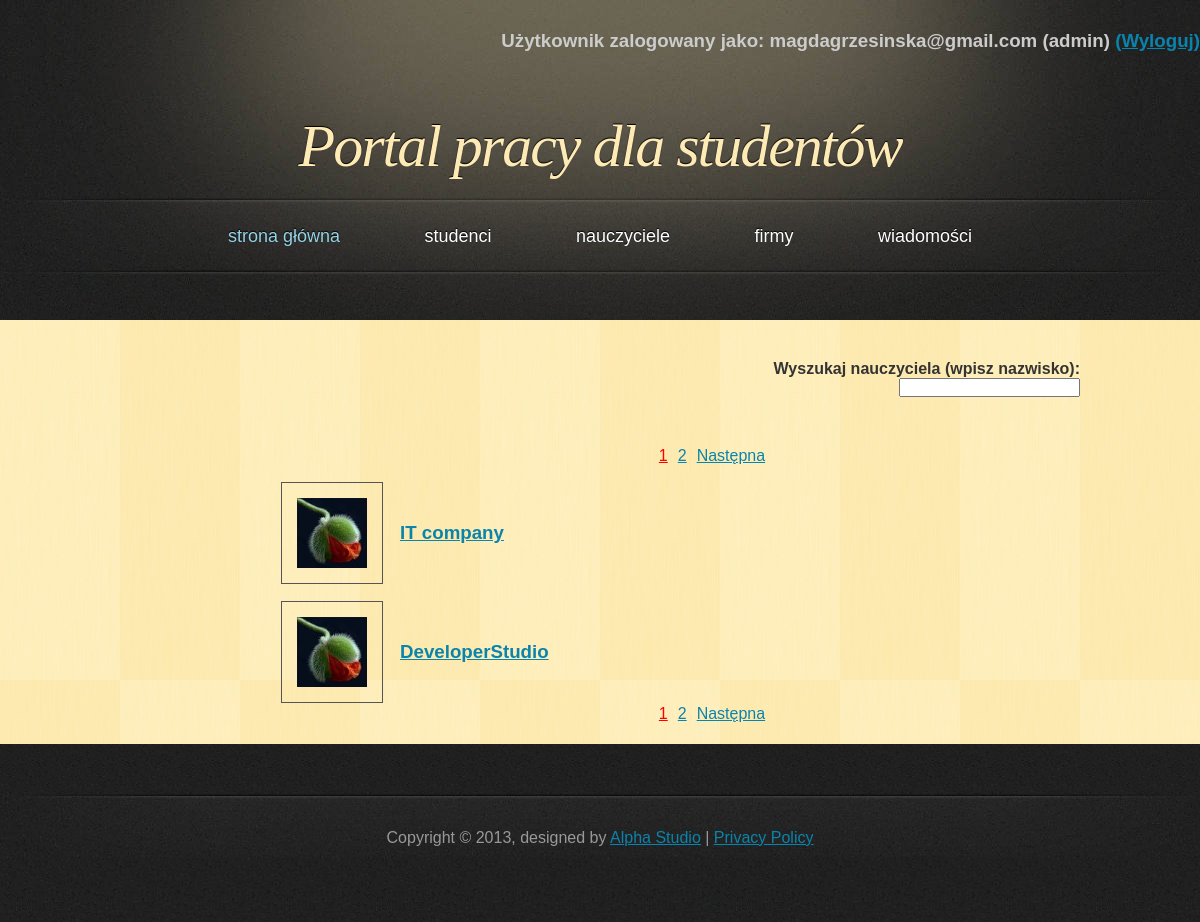
Before: /PortalPracy/php/list_company.php?page=4 (signed in) with the older database file.
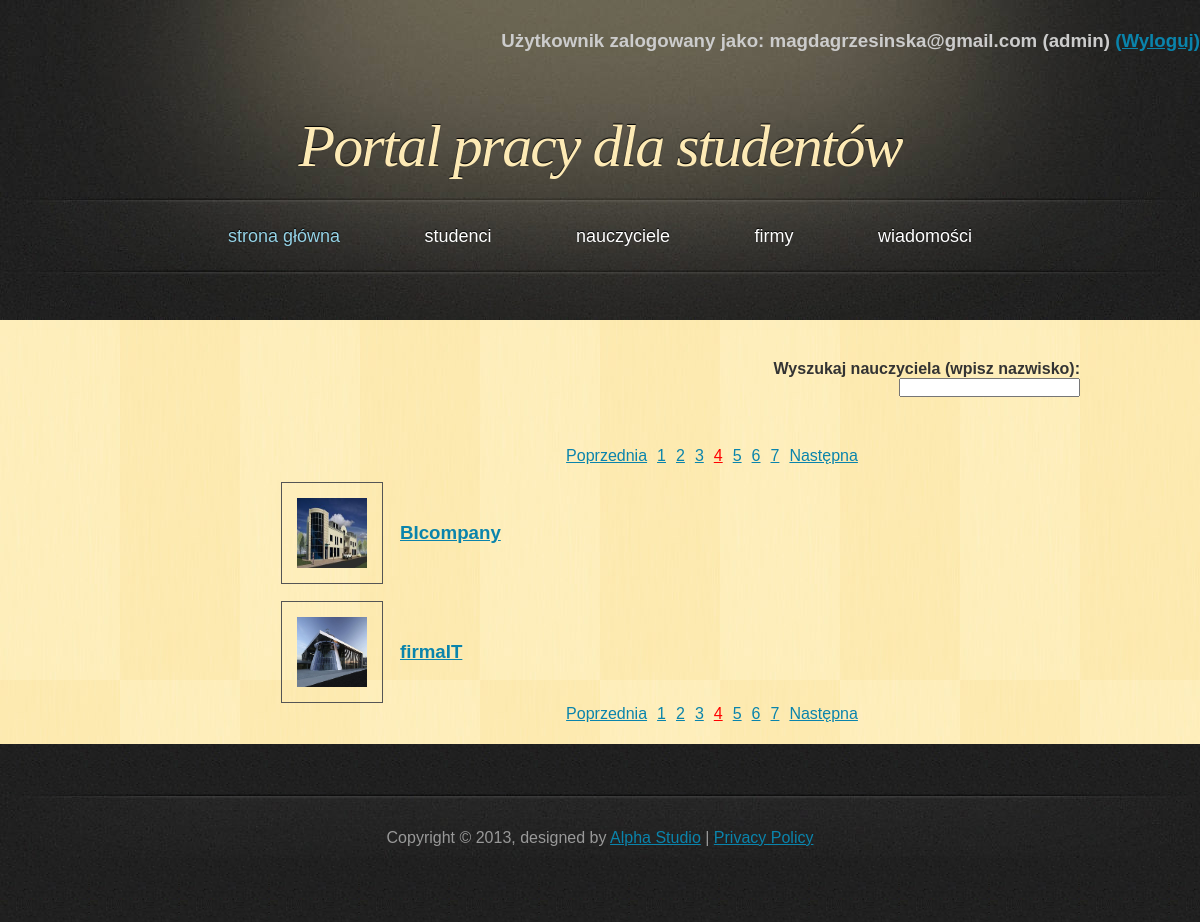
After: the same page with the newer database file.
### tables this page shows
CREATE TABLE IF NOT EXISTS `company` (
  `company_id` int(11) NOT NULL AUTO_INCREMENT,
  `name` varchar(50) NOT NULL,
  `address` varchar(50) NOT NULL,
  `telephone` varchar(11) NOT NULL,
  `e_mail` varchar(50) NOT NULL,
  `password` varchar(100) NOT NULL,
  `active` tinyint(1) NOT NULL,
  `account_create_date` date NOT NULL,
  `photoname` varchar(30) NOT NULL,
  PRIMARY KEY (`company_id`)
);

### PortalPracy/php/classDatabase.php (called while the page is built, shortened)
<?php
class Database {
    private $db;
    function __construct() {
        $this->server = 'localhost';
        $this->user = 'root';
        $this->password = '';
        $this->basename = 'data_base';
        $this->db = new mysqli($this->server, $this->user, $this->password, $this->basename);
        if ($this->db->connect_error) {
            die('Blad polaczenia z baza danych (' . $this->db->connect_errno . ') ' . $this->db->connect_error);
        } else {
            $this->db->query("SET NAMES 'utf8'");
        }
    }
    function get_company_list($start, $onpage) {
        if ($result = $this->db->query("SELECT * FROM `company` LIMIT $start, $onpage")) {
            return $result;
        }
    }
    function get_company_number() {
        if ($result = $this->db->query("SELECT * FROM `company`")) {
            $all = $result->num_rows;
        }
        return $all;
    }
}

### PortalPracy/php/list_company.php (the view, shortened to what this page needs)
<!DOCTYPE html>
<html>
    <head>
        <link href="../css/style.css" rel="stylesheet" type="text/css" />
    </head>
    <body>
        <div id="header">
            <?php
            include_once 'classPage.php';
            $page = new Page;
            $page->dologinfo();
            ?>
            <h1><a href="index.php">Portal pracy dla studentów</a></h1>
        </div>
        <?php
        $page->domenu();
        ?>
        <div id="main">
            <div id="content">
                <?php
                if (isset($_SESSION['name'])) {
                    ?>
                    <div class="search">
                        <h4>Wyszukaj nauczyciela (wpisz nazwisko):</h4>
                        <form>
                            <span class='tooltips'><input type="text" onkeyup="show_hint(this.value, 'hint_teacher.php?q=')">
                            </span>
                        </form>
                    </div>
                    <?php
                    include_once 'classDatabase.php';
                    $db = new Database();
                    $onpage = 2;
                    $all = $db->get_company_number();
                    $start = $page->dopaging($onpage, $all, "list_company.php?");
                    echo "<table><tbody>";
                    $result = $db->get_company_list($start, $onpage);
                    while ($obj = $result->fetch_object()) {
                        echo "<tr>";
                        echo "<td><a href='profile_company.php?id=" . $obj->company_id . "'><img src='../galery_company/$obj->photoname' class='mini_photo'/></a></td>";
                        echo "<td><a href='profile_company.php?id=" . $obj->company_id . "'><h3>" . $obj->name . "</h3></a></td>";
                        echo "</tr>";
                    }
                    echo "</tbody></table>";
                    $page->dopaging($onpage, $all, "list_company.php?");
                } else {
                    echo "<h3>Aby zobaczyć listę firm, musisz się <a href='login.php'>zalogować</a></h3>";
                }
                ?>
            </div>
            <div id="sidebar">
                <?php
                $page->dosidebar();
                ?>
            </div>
            <div class="clearing">&nbsp;</div>
        </div>
        <?php
        $page->dofooter();
        ?>
    </body>
</html>

### PortalPracy/php/classPage.php (shortened to what this page needs)
<?php
class Page {
    function dofooter() {
        echo '<div id="footer">
            <p>Copyright &copy; 2013, designed by <a href="http://www.alphastudio.pl/">Alpha Studio</a> | <a href="#">Privacy Policy</a></p>
        </div>';
    }
    function dologinfo() {
        if (isset($_SESSION["name"])) {
            echo "<h3 id='log_info'>Użytkownik zalogowany jako: <span>" . $_SESSION['name'] . " (" . $_SESSION['usertype'] . ")</span> ";
            echo "<a href='logout.php' >(Wyloguj)</a></h3>";
        } else {
            echo "<h3 id='log_info'> <a href='login.php'>Zaloguj się</a>, a jeśli nie masz konta <a href='register.php'>zarejestruj się</a> </h3>";
        }
    }
    function domenu() {
        echo '<div id="menu">
            <ul>
                <li class="active"><a href="index.php">Strona główna</a></li>
                <li><a href="list_student.php">Studenci</a></li>
                <li><a href="list_teacher.php">Nauczyciele</a></li>
                <li><a href="list_company.php">Firmy</a></li>
                <li><a href="messages.php">Wiadomości';
        include_once 'classDatabase.php';
        echo '</a></li>
            </ul>
        </div>';
    }
            ?>
            <?php
    function dopaging($onpage, $all, $filename) {
        $allpages = ceil($all / $onpage);
        if (!isset($_GET['page']) or $_GET['page'] > $allpages) {
            $current_page = 1;
        } else {
            $current_page = $_GET['page'];
        }
        $start = ($current_page - 1) * $onpage;
        $prev = $current_page - 1;
        $next = $current_page + 1;
        echo "<div id='pages'><ul>";
        if ($current_page > 1) {
            echo "<li><a href='" . $filename . "page=" . $prev . "'>Poprzednia</a></li>";
        }
        for ($i = 1; $i <= $allpages; $i++) {
            if ($i == $current_page) {
                echo "<li class='current'>";
            } else {
                echo "<li>";
            }
            echo "<a href='" . $filename . "page=" . $i . "'>" . $i . "</a></li>";
        }
        if ($current_page < $allpages) {
            echo "<li><a href='" . $filename . "page=" . $next . "'>Następna</a></li>";
        }
        echo "</ul></div>";
        return $start;
    }
}

### PortalPracy/css/style.css (style rules this page uses)
* { margin: 0; padding: 0; }
body { font: 16px "Trebuchet MS", Arial, Helvetica, sans-serif; color: #333333; background: #202020 url('../images/bg.jpg'); }
h1, h2 { font-family: Georgia, Times, serif; font-weight: normal; font-style: italic; }
h1 { font-size: 3em; letter-spacing: -2px; }
p { padding: .75em 0; line-height: 1.5em; }
a { text-decoration: underline; color: #0A84AC; }
img { border: 1px solid #555555; }
#header, #menu, #footer { margin: 0 auto; width: 1200px; }
#header { height: 197px; background: #202020 url('../images/header.jpg'); }
#header h1 { font-size: 60px; text-align: center; text-shadow: 0px -1px 1px #000000; color: #FDEAB5; padding-top: 60px; }
#header h1 a { text-decoration: none; color: #FDEAB5; }
#log_info { text-align: right; padding-top: 30px; color: #CCC; }
#menu { height: 123px; text-align: center; background: #202020 url('../images/menu.jpg'); }
#menu ul { list-style: none; padding-top: 28px; }
#menu ul li { display: inline; }
#menu ul li a { padding: 0 40px; font-size: 18px; line-height: 22px; text-transform: lowercase; text-decoration: none; text-shadow: 0px -1px 1px #000000; color: #FFFFFF; }
#menu ul li.active a, #menu ul li.active a:hover { color: #95D3E7; }
#main { width: 1120px; margin: 0 auto 50px auto; padding: 40px 40px 0 40px; background: #FEEBB2 url('../images/main.jpg'); }
#content { float: right; width: 80%; padding: 0 0 20px 0; }
#sidebar { float: left; width: 20%; padding: 0 0 20px 0; }
.clearing { clear: both; height: 1px; overflow: hidden; }
#footer { clear: both; padding: 20px 0 60px 0; color: #999999; background: url('../images/footer.jpg') no-repeat top; }
#footer p { text-align: center; }
form { margin: 0; }
td { padding-left: 15px; padding-top: 15px; }
.mini_photo { width: 70px; height: 70px; padding: 15px; float: left; }
#pages ul { list-style-type:none; float:left; position:relative; left:50%; }
#pages li { float:left; margin:0 5px; position:relative; right:50%; }
#pages li.current a { color:#F00; }
.search { text-align: right; margin: auto 80px 50px auto; }
span.tooltips { position: relative; display: inline; }

Changed rows visible on the page:
no longer on this page (row unchanged): company: photoname (picture), name "IT company"
no longer on this page (row unchanged): company: photoname (picture), name "DeveloperStudio"
added company: photoname (picture), name "BIcompany"
added company: photoname (picture), name "firmaIT"
Other visible differences:
text now shown: "Poprzednia Poprzednia"
new list line: "5"
new list line: "6"
new list line: "7"
new list line: "1"
new list line: "2"
new list line: "3"
new list line: "4"
